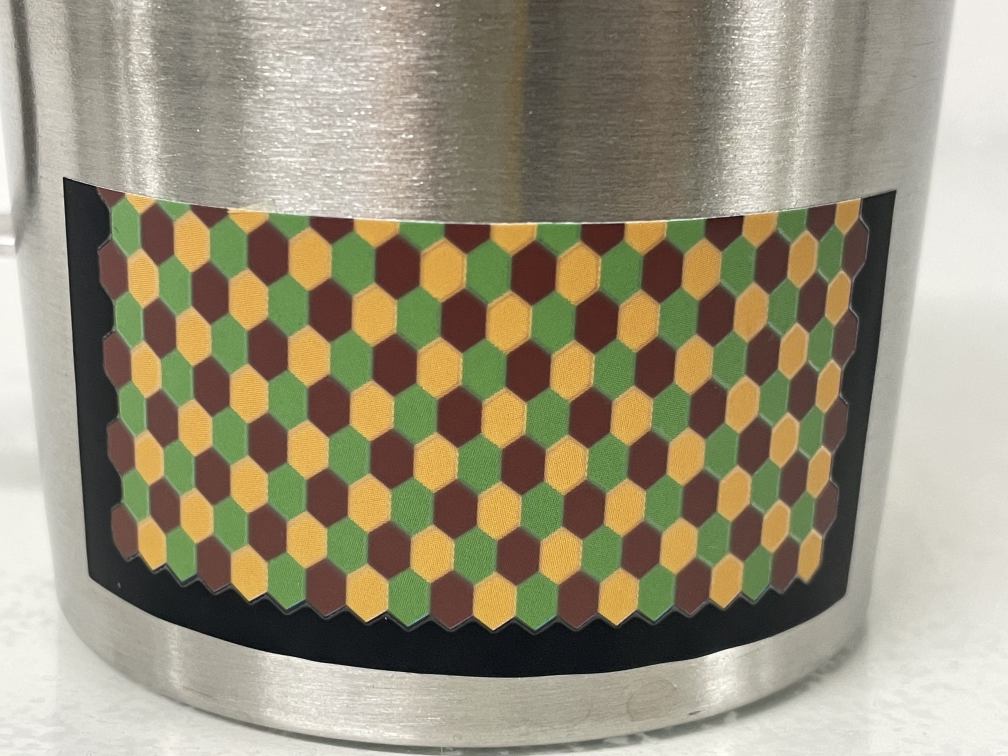
#> input picture assets/over_70.jpeg, 4032 x 3024 px (shown at 1/4 size)
$ python roiCompare.py
#> lines starting #> are read from the running program, lines starting #| are printed output that depends on the picture
# 두 이미지의 가운데 부분에 roi를 추출하고 두 roi에 대한 색상 정보와 roi 간 차이를 출력

import cv2
import numpy as np

# 첫 번째 이미지 파일 읽기
image1 = cv2.imread("./assets/over_70.jpeg")
#> image1 is the input picture: shape (3024, 4032, 3); mean B, G, R 122.3, 145.5, 152.8

# 두 번째 이미지 파일 읽기
image2 = cv2.imread("./assets/30.jpeg")
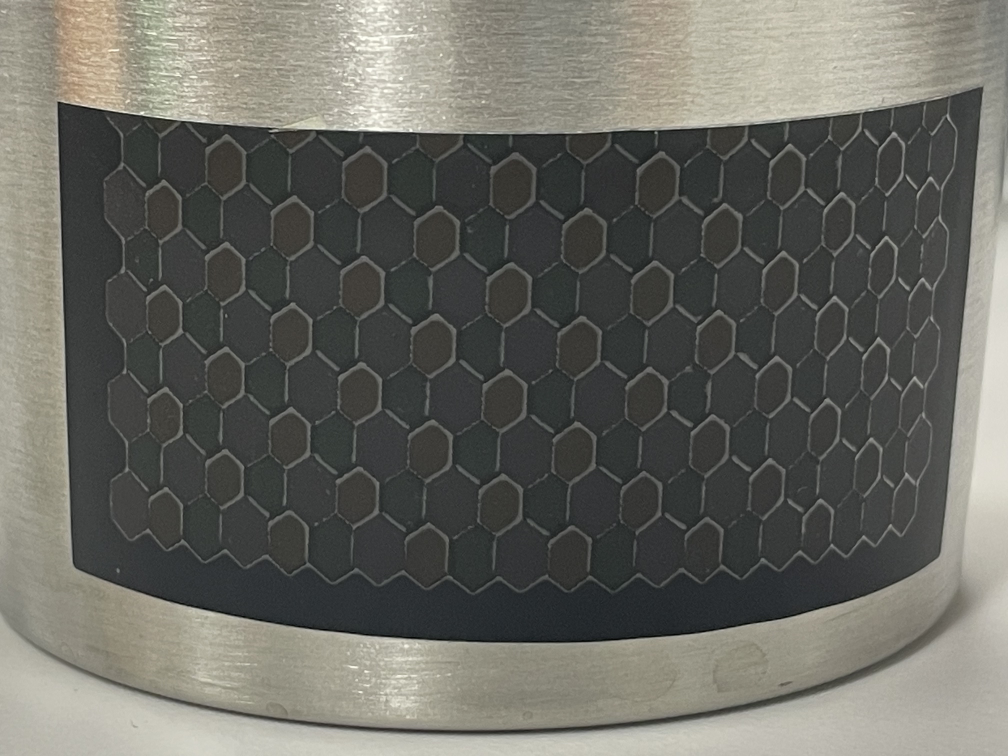
#> input picture assets/30.jpeg, 4032 x 3024 px (shown at 1/4 size)
#> image2 is the input picture: shape (3024, 4032, 3); mean B, G, R 97.7, 104.3, 104.5

# 이미지 크기 및 중앙 좌표 가져오기
height, width, _ = image1.shape
#> height = 3024; width = 4032
center_x, center_y = width // 2, height // 2
#> center_x = 2016; center_y = 1512

# 중앙 rect 좌표 설정
rect_size = 1000  # rect의 크기
x1 = center_x - rect_size // 2
#> x1 = 1516
y1 = center_y - rect_size // 2
#> y1 = 1012
x2 = center_x + rect_size // 2
#> x2 = 2516
y2 = center_y + rect_size // 2
#> y2 = 2012

# [5 lines of commented-out code are left out]
roi1 = image1[y1:y2, x1:x2]
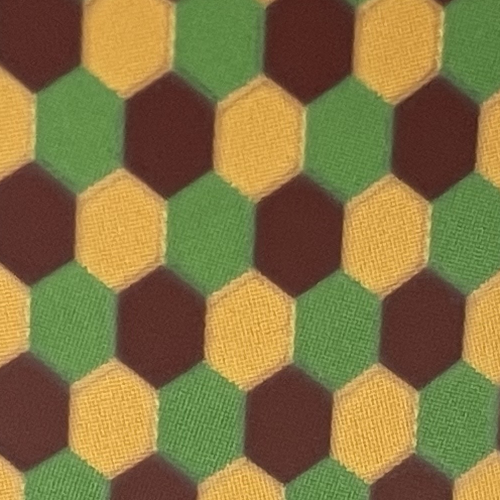
#> roi1: shape (1000, 1000, 3) (shown at 1/2 size); mean B, G, R 66.6, 116.4, 132.6
# roi1 = image1[tempy1:tempy2, tempx1:tempx2]

# 두 번째 이미지의 중앙 rect 추출
roi2 = image2[y1:y2, x1:x2]
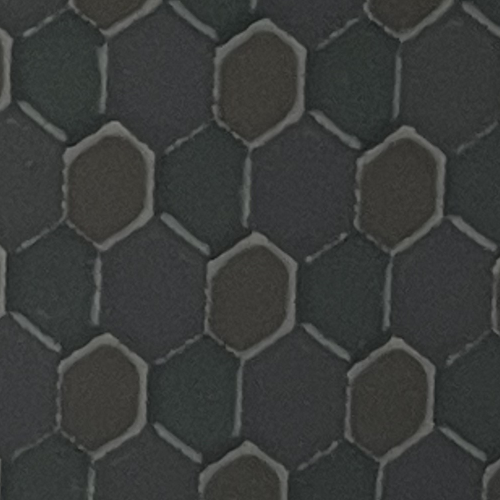
#> roi2: shape (1000, 1000, 3) (shown at 1/2 size); mean B, G, R 58.5, 59.9, 57.8

# roi1 내의 모든 픽셀의 B, G, R (파란색, 녹색, 빨간색) 색상 값을 평균 계산
average_color1 = np.mean(np.mean(roi1, axis=0), axis=0)
#> average_color1 = [66.58, 116.4, 132.6]
# average_color를 정수 데이터 형식으로 변환
average_color1 = average_color1.astype(int)
#> average_color1 = [66, 116, 132]

# roi2 내의 모든 픽셀의 B, G, R (파란색, 녹색, 빨간색) 색상 값을 평균 계산
average_color2 = np.mean(np.mean(roi2, axis=0), axis=0)
#> average_color2 = [58.5, 59.89, 57.78]
# average_color를 정수 데이터 형식으로 변환
average_color2 = average_color2.astype(int)
#> average_color2 = [58, 59, 57]

print("image1: ", average_color1)
#| image1:  [ 66 116 132]
print("image2: ", average_color2)
#| image2:  [58 59 57]
print("img1 - img2: ", average_color1 - average_color2)
#| img1 - img2:  [ 8 57 75]

# ROI 뺄셈
result_roi = cv2.absdiff(roi1, roi2)
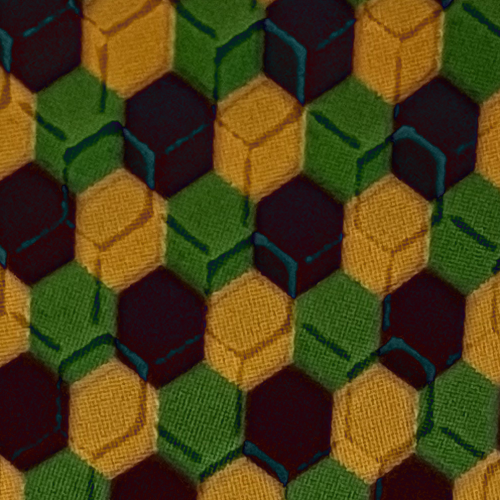
#> result_roi: shape (1000, 1000, 3) (shown at 1/2 size); mean B, G, R 22.1, 63.9, 75.5
# print(result_roi)

# 이미지 리사이즈
resized_image1 = cv2.resize(image1, (0, 0), fx=0.5, fy=0.5)  # 이미지 크기를 50%로 조절
resized_image2 = cv2.resize(image2, (0, 0), fx=0.5, fy=0.5)  # 이미지 크기를 50%로 조절

# 결과 이미지에 rectangle 그리기
# cv2.rectangle(image1, (x1, y1), (x2, y2), (0, 255, 0), 2)
# cv2.rectangle(image2, (x1, y1), (x2, y2), (0, 255, 0), 2)
cv2.rectangle(resized_image1, (x1 // 2, y1 // 2), (x2 // 2, y2 // 2), (0, 255, 0), 2)
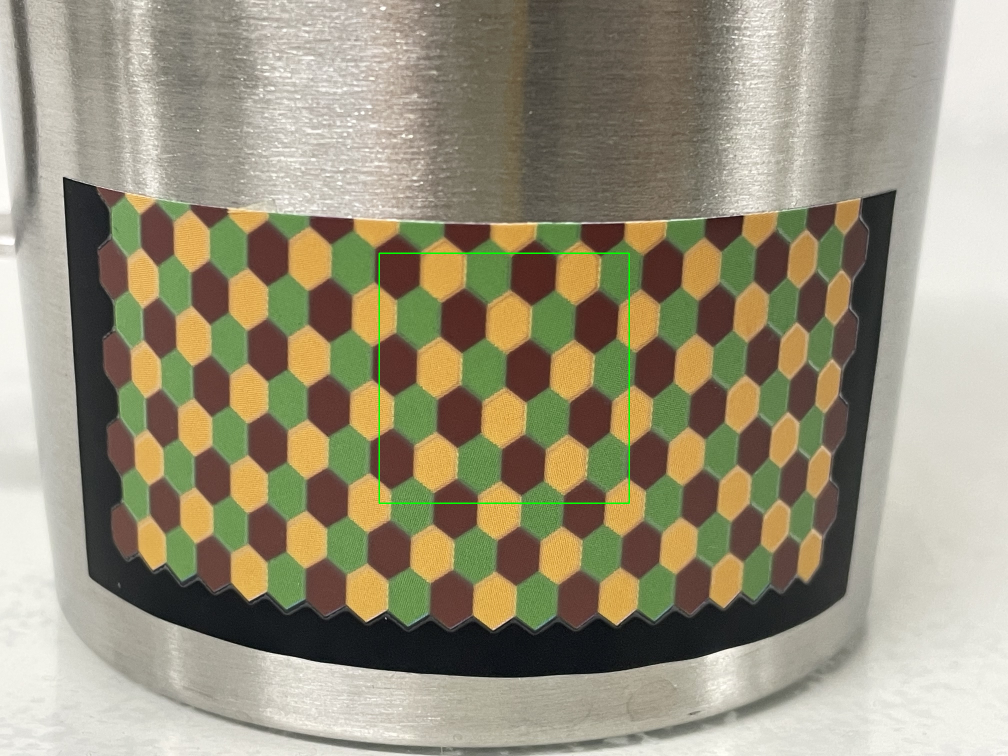
#> resized_image1: shape (1512, 2016, 3) (shown at 1/2 size); mean B, G, R 122.3, 145.9, 152.7
# cv2.rectangle(resized_image1, (tempx1 // 2, tempy1 // 2), (tempx2 // 2, tempy2 // 2), (0, 255, 0), 2)
cv2.rectangle(resized_image2, (x1 // 2, y1 // 2), (x2 // 2, y2 // 2), (0, 255, 0), 2)
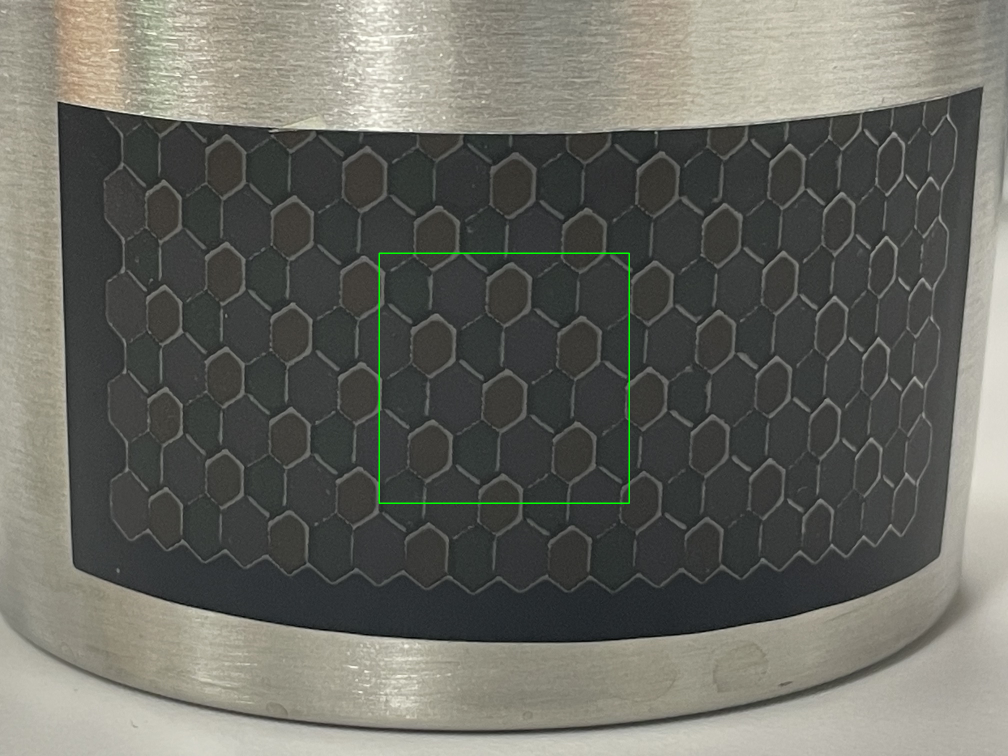
#> resized_image2: shape (1512, 2016, 3) (shown at 1/2 size); mean B, G, R 97.7, 104.8, 104.5

# 결과 이미지 화면에 표시
cv2.imshow("Image 1 with Rectangle", resized_image1)
cv2.imshow("Image 2 with Rectangle", resized_image2)
cv2.imshow("ROI Difference", result_roi)
cv2.waitKey(0)
cv2.destroyAllWindows()
